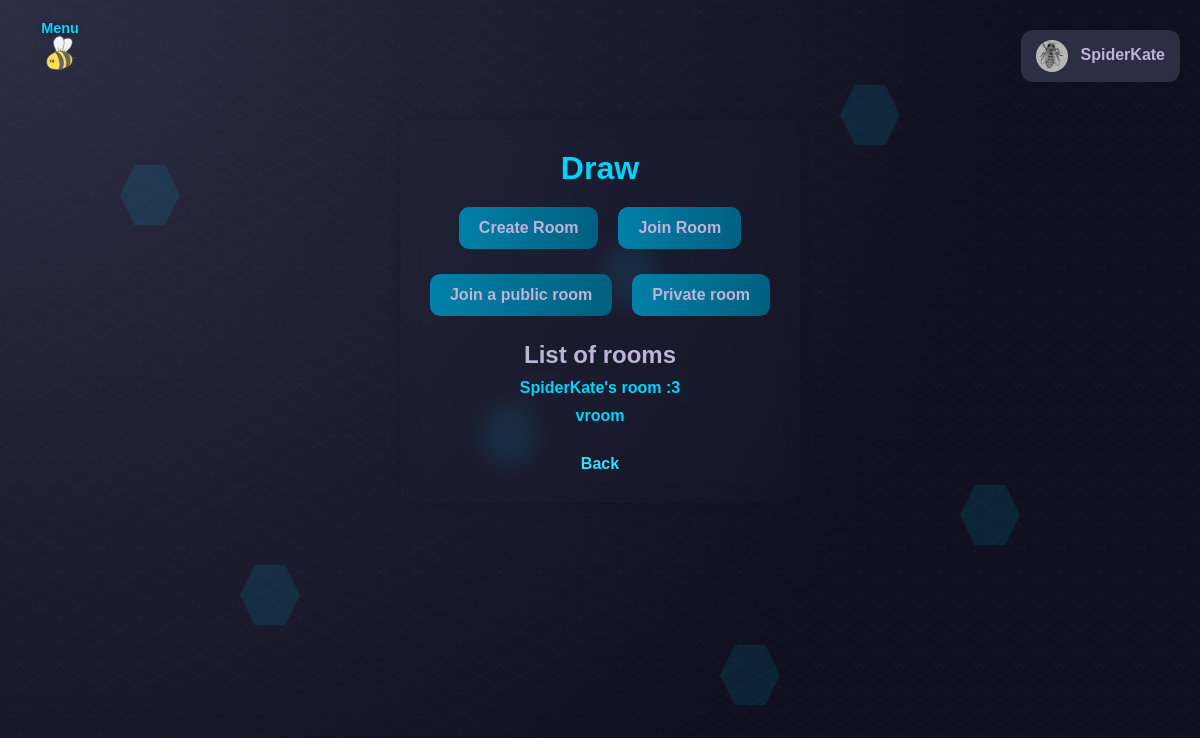
The app's page /join/private (signed in) with its own data.
### tables this page shows
CREATE TABLE users (
    id INTEGER PRIMARY KEY AUTOINCREMENT,
    name TEXT,
    surname TEXT,
    username TEXT NOT NULL,
    email TEXT NOT NULL,
    password TEXT NOT NULL,
    dob TEXT NOT NULL,
    bio TEXT,
    avatar_path TEXT,
    social_links TEXT,
    last_login_at TEXT,
    bee_points INTEGER DEFAULT 5000,
    deleted INTEGER DEFAULT 0,
    deleted_at TEXT,
    recovery_username TEXT
);

CREATE TABLE rooms (
    id INTEGER PRIMARY KEY AUTOINCREMENT,
    room_ID INT NOT NULL,
    name TEXT NOT NULL,
    password TEXT,
    is_public BOOLEAN NOT NULL,
    user_id INT NOT NULL,
    is_active BOOLEAN DEFAULT 1,
    FOREIGN KEY(user_id) REFERENCES users(id)
);

### app.py (the view)
@app.route('/join/private')
@login_required
def private():
    try:
        conn = sqlite3.connect('beevy.db')
        cursor = conn.cursor()
        cursor.execute("""
            SELECT r.name, r.room_ID, u.deleted
            FROM rooms r
            JOIN users u ON r.user_id = u.id AND r.is_public = FALSE
        """)
        rooms = cursor.fetchall()
    finally:
        conn.close()
    return render_template("drawJoinPrivate.html", rooms=rooms)

### app.py (called while the page is built)
def login_required(f):
    @wraps(f)
    def decorated(*args, **kwargs):
        if 'username' not in session:
            flash_translated("flash.login_first", "error")
            return redirect(url_for("login"))
        return f(*args, **kwargs)
    return decorated

@app.before_request
def load_logged_in_user():
    g.avatar_path = None
    g.user_theme = 'bee'
    g.user_language = session.get("user_language", "en")
    g.trans = translations
    username = session.get('username')
    if username:
        conn = sqlite3.connect('beevy.db')
        cursor = conn.cursor()
        cursor.execute("SELECT avatar_path FROM users WHERE username=?", (username,))
        row = cursor.fetchone()
        if row and row[0]:
            g.avatar_path = row[0]
        cursor.execute("SELECT theme FROM preferences WHERE user_id = (SELECT id FROM users WHERE username=?)", (username,))
        pref_row = cursor.fetchone()
        if pref_row and pref_row[0]:
            g.user_theme = pref_row[0]
        conn.close()

@app.context_processor
def inject_t():
    def t(key, **kwargs):
        text = translations.get(key, g.user_language, default=key)
        if kwargs:
            text = text.format(**kwargs)
        return text
    return dict(t=t)

### translations.py (called while the page is built)
    def get(self, key, language='en', default=''):
        if language not in self.strings:
            language = 'en'  # Fallback to English
        keys = key.split('.')
        value = self.strings.get(language, {})
        for k in keys:
            if isinstance(value, dict):
                value = value.get(k)
            else:
                return default
        return value if value else default

### templates/drawjoinPrivate.html (shortened to what this page needs)
{% extends "drawJoin.html" %}
{% block join_page %}
<h2>{{ t('messages.room_list') }}</h2>
<ul class="room-list">
{% for name, room_id, deleted in rooms %}
    {% if not deleted %}
        <li>
            <a href="{{ url_for('join_room_page', room_ID=room_id) }}" class="room-link">{{ name }}</a>
        </li>
    {% endif %}
{% endfor %}
</ul>
{% endblock %}

### templates/base.html (shortened to what this page needs)
<!DOCTYPE html>
<html lang="en">
<head>
    <link rel="stylesheet" href="/static/css/base.css">
    {% if g.user_theme and g.user_theme != 'bee' %}
        <link rel="stylesheet" href="/static/css/theme-{{ g.user_theme }}.css">
    {% endif %}
    {% block extra_css %}{% endblock %}
</head>
<div class="hex-bg-container">
        <div class="hex-bg" style="--x:10%; --y:20%; --delay:0s;"></div>
        <div class="hex-bg" style="--x:50%; --y:30%; --delay:1s;"></div>
        <div class="hex-bg" style="--x:80%; --y:60%; --delay:2s;"></div>
        <div class="hex-bg" style="--x:20%; --y:70%; --delay:3s;"></div>
        <div class="hex-bg" style="--x:70%; --y:10%; --delay:4s;"></div>
        <div class="hex-bg" style="--x:40%; --y:50%; --delay:5s;"></div>
        <div class="hex-bg" style="--x:60%; --y:80%; --delay:6s;"></div>
    </div>
<body class="{{ page }}">
<img src="/static/images/beee.svg" id="bee-toggle" class="bee-toggle" onclick="toggleSidebar()" alt="bee toggle" title="Menu">
<div class="menu-label">Menu</div>
    {% if session.username %}
<div class="user-menu">
    <div class="user-menu-button" onclick="toggleMenu()">
        {% if g.avatar_path %}
            <div style="position: relative; display: inline-block;">
                <img src="{{ url_for('static', filename=g.avatar_path) }}" class="user-avatar">
                <div style="position: absolute; top:0; left:0; width:100%; height:100%;"></div>
            </div>
        {% else %}
            <div style="position: relative; display: inline-block;">
                <img src="{{ url_for('static', filename='images/default_avatar.png') }}" class="user-avatar">
                <div style="position: absolute; top:0; left:0; width:100%; height:100%;"></div>
            </div>
        {% endif %}
        {{ session.get('username') }}
    </div>
</div>
{% endif %}
<div class="app">
    <main class="content">
        {% block content %}{% endblock %}
    </main>
</div>
</body>
</html>

### static/css/theme-dark.css (style rules this page uses)
:root { --primary-bg: #1a1a2e; --primary-bg-light: #2d2d44; --primary-bg-dark: #0f0f1f; --primary-text: #beb4d8; --text-main: #beb4d8; --text-muted: rgb(190 180 216 / 60%); --accent-color: #00d4ff; --accent-light: #33e0ff; --accent: #00d4ff; --glass-bg: rgb(45 45 68 / 12%); --glass-bg-light: rgb(45 45 68 / 18%); --glass-border: rgb(0 212 255 / 20%); --glass-border-light: rgb(0 212 255 / 30%); --glass-blur: blur(6px); --tool-filter: invert(70%) sepia(100%) saturate(3480%) hue-rotate(245deg) brightness(43%) contrast(50%); --bucket-filter: invert(70%) sepia(100%) saturate(3480%) hue-rotate(235deg) brightness(43%) contrast(50%); --tool-filter-hover: invert(70%) sepia(100%) saturate(7480%) hue-rotate(205deg) brightness(183%) contrast(130%); --bucket-filter-hover: invert(32%) sepia(90%) saturate(2000%) hue-rotate(165deg) brightness(90%) contrast(600%); --span-muted-filter: var(--accent-color); --shadow-accent: 0 0 10px rgb(0 212 255 / 40%); --btn-bg: linear-gradient(90deg, #0080a8, #005f80); --btn-bg-hover: linear-gradient(90deg, #00a0cc, #007aa3); --btn-shadow-hover: 0 0 10px rgb(0 212 255 / 40%); --sidebar-bg: rgb(15 15 31 / 40%); --sidebar-border: rgb(0 212 255 / 15%); --input-bg: rgb(45 45 68 / 20%); --input-bg-focus: rgb(45 45 68 / 30%); --input-border: rgb(0 212 255 / 30%); --input-border-focus: #00d4ff; --input-shadow-focus: 0 0 10px rgb(0 212 255 / 40%); --msg-info-bg: rgb(147 197 253 / 12%); --msg-info-text: #8ccaff; --msg-info-outline: rgb(147 197 253 / 40%); --msg-success-bg: rgb(111 207 151 / 12%); --msg-success-text: #7cd9a3; --msg-success-outline: rgb(111 207 151 / 40%); --msg-error-bg: rgb(248 113 113 / 12%); --msg-error-text: #ff8a8a; --msg-error-outline: rgb(248 113 113 / 40%); --hex-bg: rgb(0 212 255 / 10%); --radius: 18px; --radius-md: 15px; --radius-sm: 12px; --radius-xs: 10px; --transition: 0.3s; }

### static/css/option.css (style rules this page uses)
.room-list { list-style: none; padding: 0; }
.room-list li { margin: 10px 0; }
.room-link { color: var(--accent); font-weight: bold; text-decoration: none; padding: 8px 12px; border-radius: var(--radius-xs); background: color-mix(in srgb, var(--glass-bg) 40%, transparent); transition: var(--transition); }

### records on screen
users: avatar_path (picture), get "SpiderKate"
rooms: name "SpiderKate's room :3"
rooms: name "vroom"

### other values on screen
{{ t('draw.title') }} "Draw"
{{ t('draw.create_room') }} "Create Room"
{{ t('draw.join_room') }} "Join Room"
{{ t('draw.public_room') }} "Join a public room"
{{ t('draw.private_room') }} "Private room"
{{ t('messages.room_list') }} "List of rooms"
{{ t('buttons.back') }} "Back"
